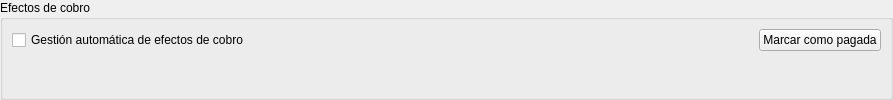
     <widget class="QWidget" name="pageEfectos">
      <layout class="QVBoxLayout" name="verticalLayout_12">
       <property name="leftMargin">
        <number>0</number>
       </property>
       <property name="topMargin">
        <number>0</number>
       </property>
       <property name="rightMargin">
        <number>0</number>
       </property>
       <property name="bottomMargin">
        <number>0</number>
       </property>
       <item>
        <widget class="QGroupBox" name="groupBox_4">
         <property name="title">
          <string>Efectos de cobro</string>
         </property>
         <layout class="QGridLayout" name="gridLayout_2">
          <item row="0" column="0">
           <widget class="DBCheckBox" name="db_efectoscobroautomaticos">
            <property name="text">
             <string>Gestión automática de efectos de cobro</string>
            </property>
            <property name="fieldName" stdset="0">
             <string>efectoscobroautomaticos</string>
            </property>
            <property name="dataEditable" stdset="0">
             <bool>true</bool>
            </property>
           </widget>
          </item>
          <item row="0" column="1">
           <spacer name="horizontalSpacer_2">
            <property name="orientation">
             <enum>Qt::Horizontal</enum>
            </property>
            <property name="sizeHint" stdset="0">
             <size>
              <width>498</width>
              <height>20</height>
             </size>
            </property>
           </spacer>
          </item>
          <item row="0" column="2">
           <widget class="QPushButton" name="pbMarcarPagada">
            <property name="toolTip">
             <string>Marca esta factura como pagada, creando los efectos de pago correspondientes.</string>
            </property>
            <property name="statusTip">
             <string>Marca esta factura como pagada, creando los efectos de pago correspondientes.</string>
            </property>
            <property name="whatsThis">
             <string>Marca esta factura como pagada, creando los efectos de pago correspondientes.</string>
            </property>
            <property name="text">
             <string>Marcar como pagada</string>
            </property>
            <property name="icon">
             <iconset resource="../home/david/src/alepherp/trunk/src/lib/daobusiness/resources/resources.qrc">
              <normaloff>:/aplicacion/images/ok.png</normaloff>:/aplicacion/images/ok.png</iconset>
            </property>
           </widget>
          </item>
          <item row="1" column="0" colspan="3">
           <widget class="DBRelatedElementsView" name="db_efectoscobro" native="true">
            <property name="allowedMetadatas" stdset="0">
             <string>efectoscobro</string>
            </property>
            <property name="categories" stdset="0">
             <string>Cobros</string>
            </property>
            <property name="dataEditable" stdset="0">
             <bool>true</bool>
            </property>
            <property name="visibleFields" stdset="0">
             <string>codigo;estado;fecha;fechav;importe;importecobrado</string>
            </property>
           </widget>
          </item>
         </layout>
        </widget>
       </item>
      </layout>
     </widget>
